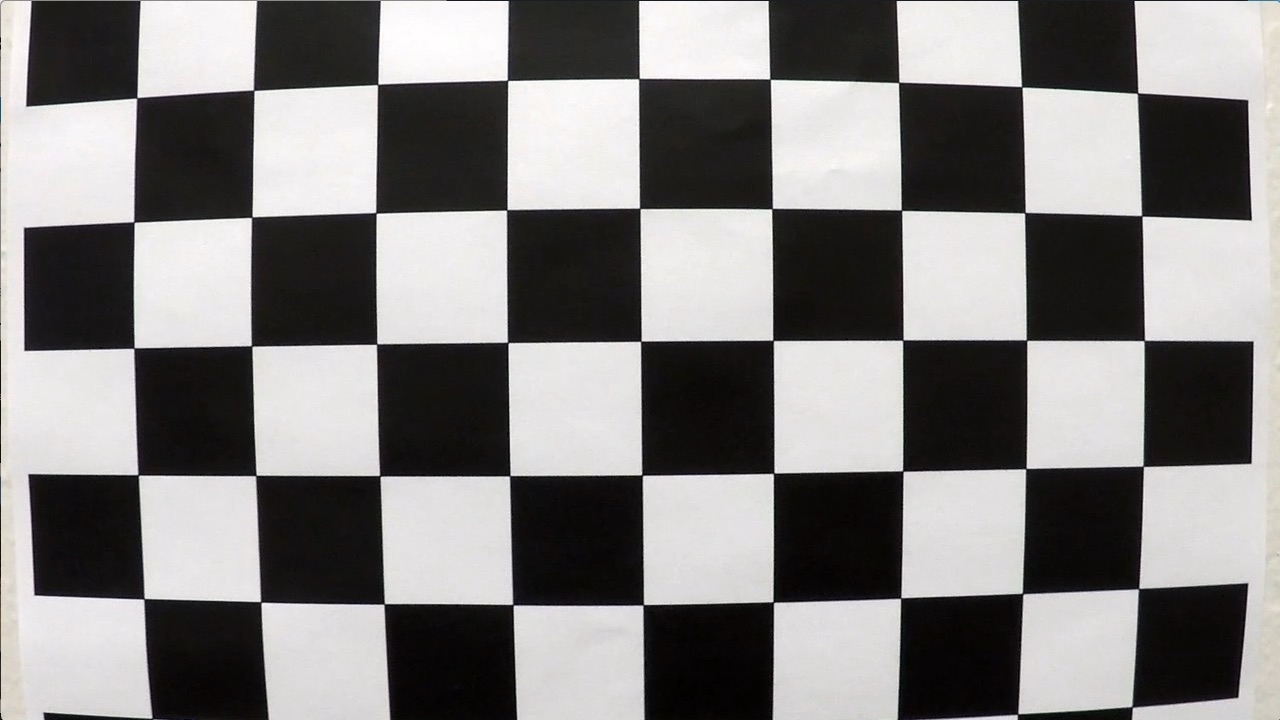
#> input picture CarND-Advanced-Lane-Lines-P4/camera_cal/calibration1.jpg, 1280 x 720 px; its folder holds 5 pictures in this run
$ jupyter execute Advanced-Lane-Lines.ipynb
#> lines starting #> are read from the running program, lines starting #| are printed output that depends on the picture
# Advanced Lane Lines Finding

In this project our goal is to write a software pipeline to identify the road lane lines in a video from a front-facing camera on a car. We will detect and calculate curved line as well as detecting the relative position of the car with regard to the center of the road. In order to acheive this here is our action plan :

1. Compute the camera calibration matrix and distortion coefficients given a set of chessboard images.
2. Apply a distortion correction to raw images.
3. Use color transforms, gradients, etc., to create a thresholded binary image.
4. Apply a perspective transform to rectify binary image ("birds-eye view").
5. Detect lane pixels and fit to find the lane boundary.
6. Determine the curvature of the lane and vehicle position with respect to center.
7. Warp the detected lane boundaries back onto the original image.
8. Output visual display of the lane boundaries and numerical estimation of lane curvature and vehicle position.

## 1. Camera Calibration

### Imports

Thanks to OpenCV most of the function needed for us to Calibrating our camera will be native OpenCV function , lets do our imports!

[cell 1]
import numpy as np
import matplotlib.pyplot as plt
import glob
import cv2

### Define our calibration function

In order for use to calibrate our camera we will use a chessboard of wich we know the dimensions and number of intercection.
The number of corners in any given row will be noted nx. Similarly,the number of corners in a given column will be noted ny.
Taking different picture of the chessboard under different angles we will allow us to calibrate our camera.

[cell 2]
def camera_calibration(images, nx, ny):

    #Prepare object points
#> called with nx = 9, ny = 6
    objp = np.zeros((ny*nx, 3), np.float32)
    objp[:, :2] = np.mgrid[0:nx, 0:ny].transpose().reshape(-1, 2)
    objpoints = []
    imgpoints = []

    for sample_img in images:

        #read image
        img = cv2.imread(sample_img)
#> img is the input picture: shape (720, 1280, 3); mean B, G, R 127.8, 128.4, 130.1
        #get image size
        img_size = (img.shape[1], img.shape[0])
#> img_size = (1280, 720)
        #convert our image to grayscale
        gray = cv2.cvtColor(img, cv2.COLOR_BGR2GRAY)
        #find the chessboard corners
        ret, corners = cv2.findChessboardCorners(gray, (nx, ny), None)
#> ret = False; corners = None
        #if corners found
        if ret:
            objpoints.append(objp)
            imgpoints.append(corners)

    #calculate the camera calibration matrix and the distortion coefficient based on our objectpoint and image points
    ret, mtx, dist, _, _ = cv2.calibrateCamera(objpoints, imgpoints, img_size, None, None)
    return mtx, dist

[cell 3]
images = glob.glob("camera_cal/calibration*.jpg")
mtx, dist = camera_calibration(images, 9, 6)

Now that we have been calculating the calibration matrix and the distortion coefficients we can know undistorted image comming from the camera.

### 2. Image distortion
Lets use the previous calibration matrix and the distortion coefficients to build an image undistort function

[cell 4]
def undistort(img):
    return cv2.undistort(img, mtx, dist, None, mtx)
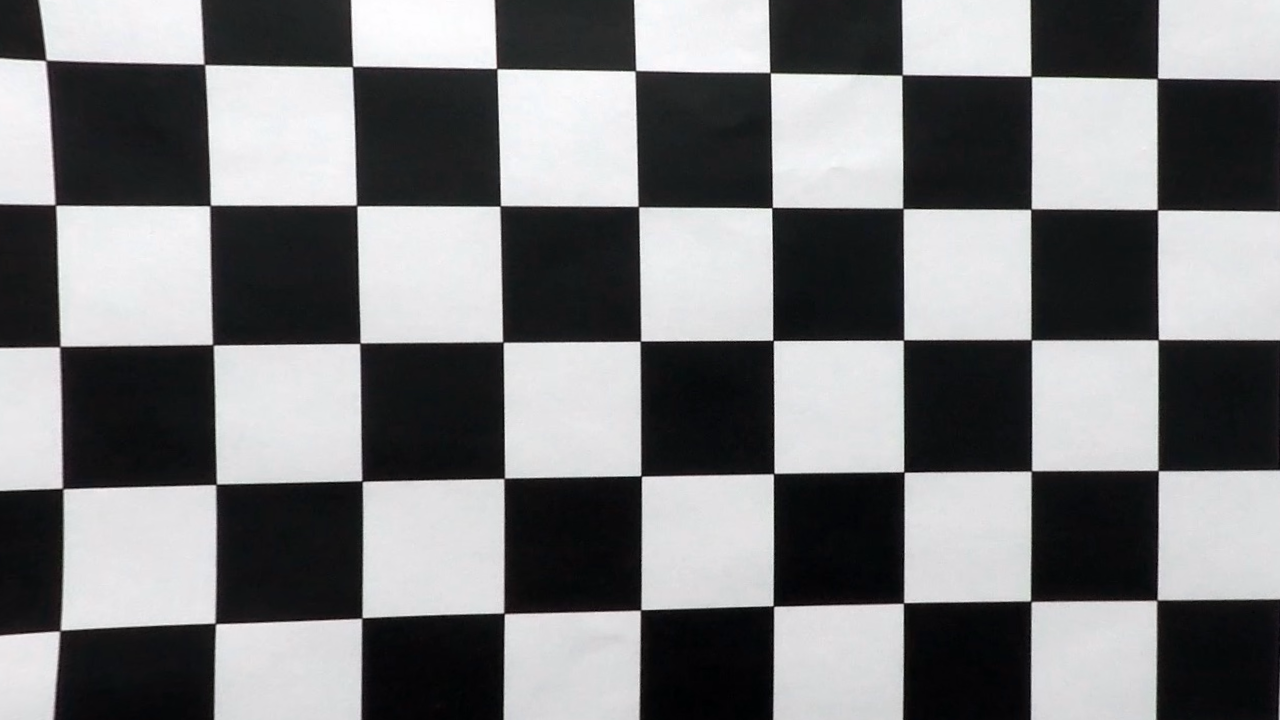
#> returned value: shape (720, 1280, 3); mean of channels 0, 1, 2 125.1, 123.5, 123.1; drawn as B, G, R

### Apply a distortion correction to a raw image

[cell 5]
#Lets apply a distortion correction to a raw image and check the result
img = plt.imread("camera_cal/calibration1.jpg")
undist_img = undistort(img)

fig = plt.figure(figsize=(18, 10))
plt.subplot(1,2,1)
plt.imshow(img)
plt.title('Raw Camera image',fontsize=15)
plt.axis('off')
plt.subplot(1,2,2)
plt.imshow(undist_img)
plt.title('Undistorted image',fontsize=15)
plt.axis('off')
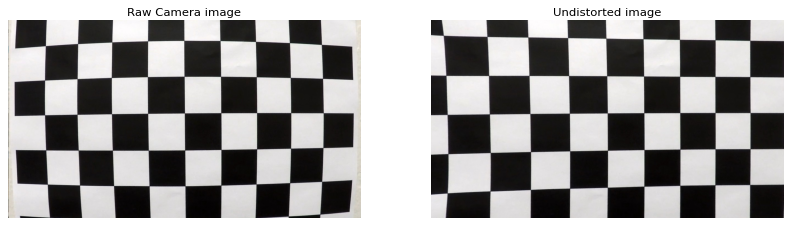
#> figure drawn by matplotlib, 2 panels
